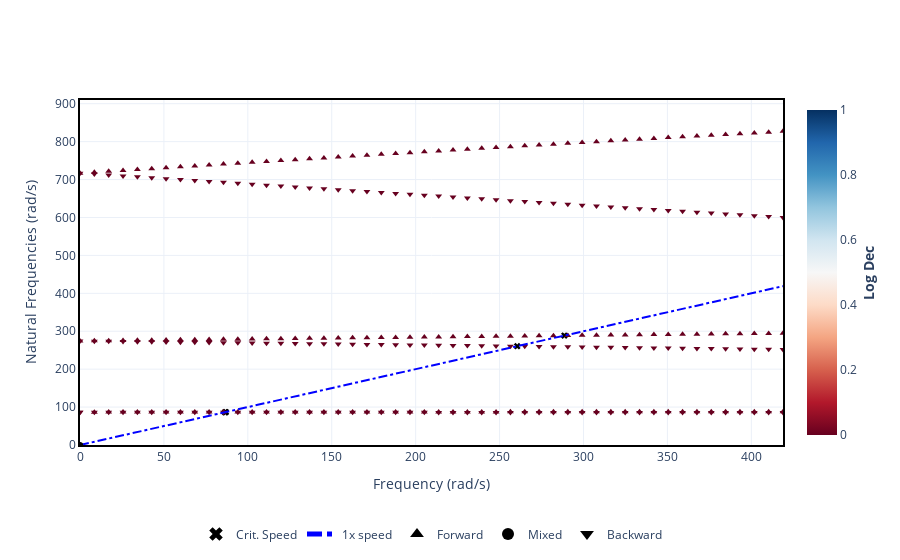

Here is the notebook cell this chart was saved with:
### Code cell
# Obtaining results (wn is in rad/s)
fig = rotor591c.run_campbell(np.linspace(0, 4000 * np.pi / 30, 50)).plot()
fig.show()

print("Normal Instantiation =", rotor591c.run_modal(speed=2000 * np.pi / 30).wn)
print("\n")
print("From Section Instantiation =", rotor591fs.run_modal(speed=2000 * np.pi / 30).wn)
